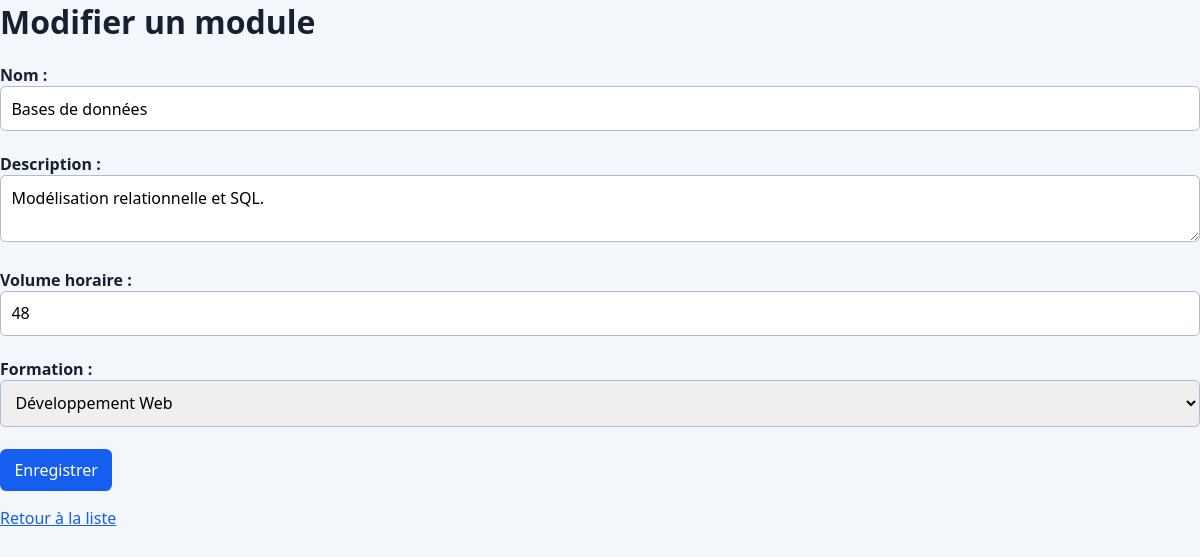
/modules/edit.php?id=1, run on the app's committed database.
### tables this page shows
CREATE TABLE IF NOT EXISTS modules (
    id_module INT UNSIGNED AUTO_INCREMENT PRIMARY KEY,
    nom VARCHAR(120) NOT NULL,
    description TEXT NOT NULL,
    volume_horaire SMALLINT UNSIGNED NOT NULL,
    formation_id INT UNSIGNED NOT NULL,
    CONSTRAINT fk_modules_formation
        FOREIGN KEY (formation_id) REFERENCES formations (id_formation)
        ON UPDATE CASCADE ON DELETE RESTRICT
);

CREATE TABLE IF NOT EXISTS formations (
    id_formation INT UNSIGNED AUTO_INCREMENT PRIMARY KEY,
    nom VARCHAR(120) NOT NULL,
    description TEXT NOT NULL,
    duree_heures SMALLINT UNSIGNED NOT NULL
);

### modules/edit.php (the view, shortened to what this page needs)
<?php
require_once('../database/connexion.php');
$id = (int) $_GET['id'];
$requete = $pdo->prepare("SELECT * FROM modules WHERE id_module = ?");
$requete->execute([$id]);
$module = $requete->fetch(PDO::FETCH_ASSOC);
$formations = $pdo->query("SELECT * FROM formations")->fetchAll(PDO::FETCH_ASSOC);
?>
<!DOCTYPE html>
<html lang="fr">
<head>
    <link rel="stylesheet" href="../assets/style.css">
</head>
<body>
    <h1>Modifier un module</h1>
    <form method="post">
        <label>Nom :</label>
        <input type="text" name="nom" value="<?= htmlspecialchars($module['nom']) ?>" required><br><br>
        <label>Description :</label>
        <textarea name="description" required><?= htmlspecialchars($module['description']) ?></textarea><br><br>
        <label>Volume horaire :</label>
        <input type="number" name="volume_horaire" min="1" value="<?= $module['volume_horaire'] ?>" required><br><br>
        <label>Formation :</label>
        <select name="formation_id" required>
            <?php foreach ($formations as $formation) { ?>
                <option value="<?= $formation['id_formation'] ?>"
                    <?= $formation['id_formation'] == $module['formation_id'] ? 'selected' : '' ?>>
                    <?= htmlspecialchars($formation['nom']) ?>
                </option>
            <?php } ?>
        </select><br><br>
        <button type="submit" name="modifier">Enregistrer</button>
    </form>
    <p><a href="index.php">Retour à la liste</a></p>
</body>
</html>

### assets/style.css (style rules this page uses)
:root { color-scheme: light; font-family: system-ui, -apple-system, "Segoe UI", sans-serif; color: #172033; background: #f3f6fb; }
* { box-sizing: border-box; }
body { margin: 0; }
a { color: #155eef; }
h1 { margin-top: 0; }
label { font-weight: 650; margin-top: 0.35rem; }
input, textarea, select { width: 100%; padding: 0.65rem; border: 1px solid #aebbd0; border-radius: 0.35rem; font: inherit; }
textarea { resize: vertical; }
button, .button { display: inline-block; border: 0; border-radius: 0.4rem; padding: 0.65rem 0.9rem; background: #155eef; color: #fff; font: inherit; text-decoration: none; cursor: pointer; }

### data on the page
modules: nom "Bases de données", description "Modélisation relationnelle et SQL.", volume_horaire "48", formation_id "Développement Web"
